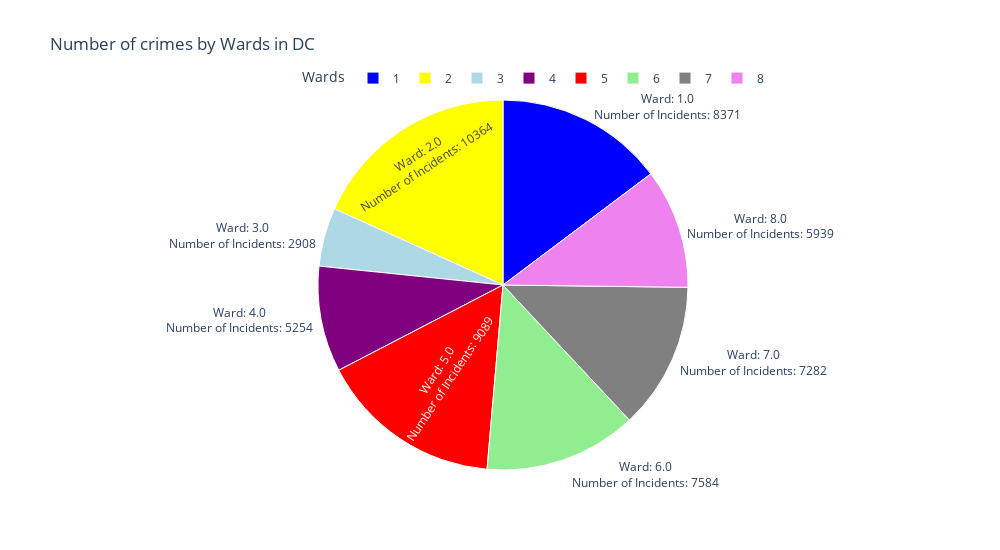

The code cell stored with this chart in its notebook:
### Markdown cell above
### The pie chart shows the distribution of crime especially in Ward 6. It account for around 6794 (89.3%) of property crimes and 812 (10.7%) of violent crimes.

### Code cell
df = crime.groupby(["WARD"]).count()

ward = df["DISTRICT"].keys()
data = df["DISTRICT"].array

# Creating explode data
explode = (0.05, 0.05, 0.05, 0.05, 0.05, 0.2, 0.05, 0.05)

# Creating color parameters
colors = ("blue", "yellow", "lightblue", "purple", "red", "lightgreen", "gray", "violet")

# Creating hoverinfo and textinfo data
hover_info = ["Ward: {}<br>Number of Incidents: {}".format(w, d) for w, d in zip(ward, data)]
text_info = ["Ward: {}<br>Number of Incidents: {}".format(w, d) for w, d in zip(ward, data)]

# Creating plot
fig = go.Figure(data=[go.Pie(labels=ward,
                             values=data,
                             hoverinfo="text+percent",
                             textinfo="text",
                             text=text_info,
                             hovertext=hover_info,
                             sort=False,
                             marker=dict(colors=colors,
                                         line=dict(color='white', width=1)))])

# Adding title and legend
fig.update_layout(title="Number of crimes by Wards in DC",
                  legend=dict(title="Wards",
                              orientation="h",
                              yanchor="bottom",
                              y=1.02,
                              xanchor="right",
                              x=1))

fig.update_layout(width=1000, height=550)

# Show plot
fig.show()


print("")

### Figure 1 — Plotly figure (JSON) as saved in the notebook; plotly's stock layout.template omitted (floating-point values rounded to 4 significant figures)
{"data": [{"hoverinfo": "text+percent", "hovertext": ["Ward: 1.0<br>Number of Incidents: 8371", "Ward: 2.0<br>Number of Incidents: 10364", "Ward: 3.0<br>Number of Incidents: 2908", "Ward: 4.0<br>Number of Incidents: 5254", "Ward: 5.0<br>Number of Incidents: 9089", "Ward: 6.0<br>Number of Incidents: 7584", "Ward: 7.0<br>Number of Incidents: 7282", "Ward: 8.0<br>Number of Incidents: 5939"], "labels": [1, 2, 3, 4, 5, 6, 7, 8], "marker": {"colors": ["blue", "yellow", "lightblue", "purple", "red", "lightgreen", "gray", "violet"], "line": {"color": "white", "width": 1}}, "sort": false, "text": ["Ward: 1.0<br>Number of Incidents: 8371", "Ward: 2.0<br>Number of Incidents: 10364", "Ward: 3.0<br>Number of Incidents: 2908", "Ward: 4.0<br>Number of Incidents: 5254", "Ward: 5.0<br>Number of Incidents: 9089", "Ward: 6.0<br>Number of Incidents: 7584", "Ward: 7.0<br>Number of Incidents: 7282", "Ward: 8.0<br>Number of Incidents: 5939"], "textinfo": "text", "type": "pie", "values": [8371, 10364, 2908, 5254, 9089, 7584, 7282, 5939]}], "layout": {"height": 550, "legend": {"orientation": "h", "title": {"text": "Wards"}, "x": 1, "xanchor": "right", "y": 1.02, "yanchor": "bottom"}, "title": {"text": "Number of crimes by Wards in DC"}, "width": 1000}}
